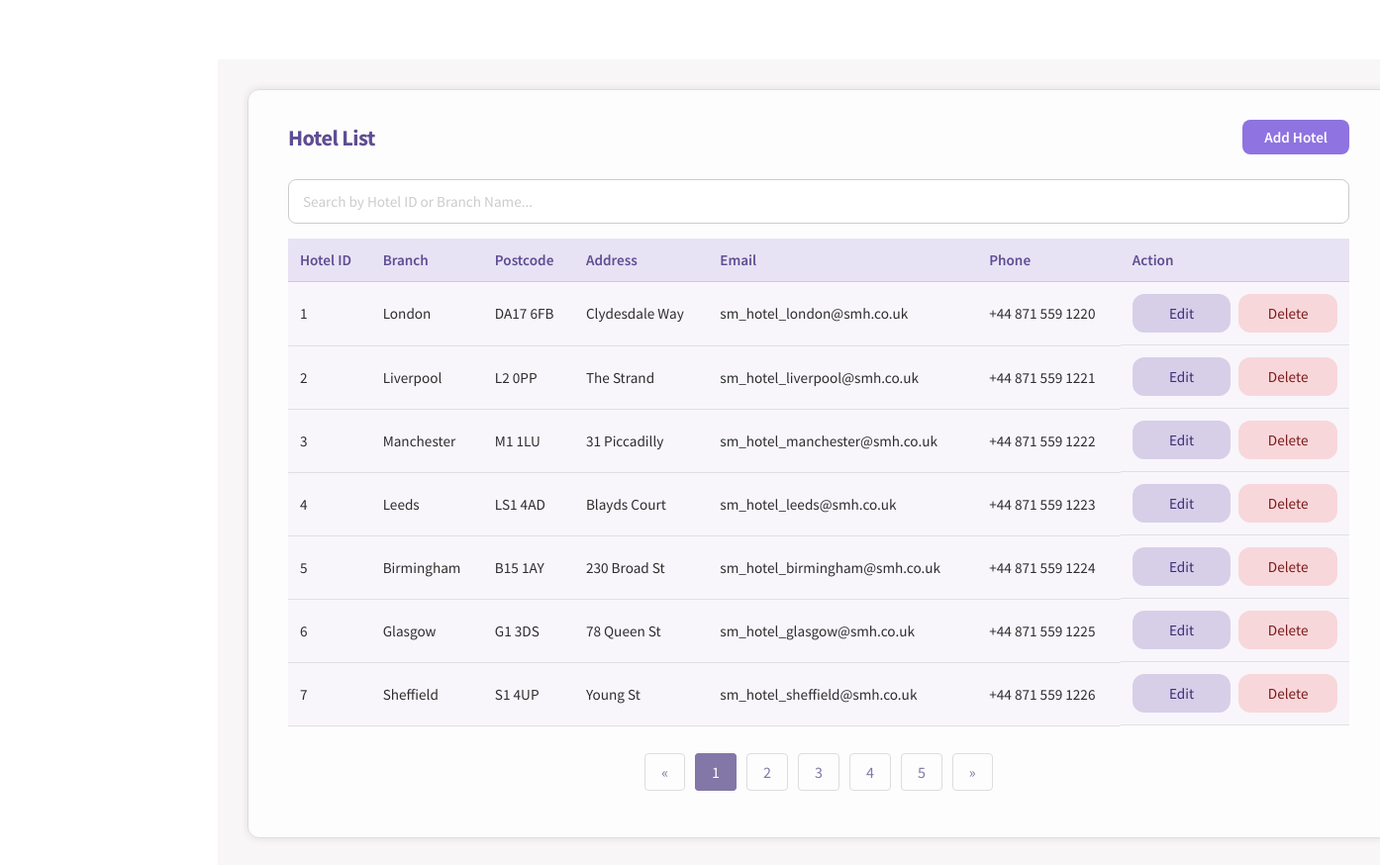
The app's page /hotel.php with its own data.
### tables this page shows
CREATE TABLE HOTEL(
HOTEL_ID INTEGER NOT NULL PRIMARY KEY AUTOINCREMENT,
HOTEL_NAME TEXT NOT NULL,
HOTEL_ADDRESS TEXT NOT NULL,
CITY TEXT NOT NULL,
POSTCODE TEXT NOT NULL,
HOTEL_TELNO TEXT NOT NULL UNIQUE,
HOTEL_EMAIL TEXT NOT NULL UNIQUE
);

### functions.php (the view, shortened to what this page needs)
<?php
function createDB()
{
    $db = new SQLite3('hotelSQL.db');
    $db->exec("PRAGMA foreign_keys = ON");
    return $db;
}
function HotelList($editingId = null)
{
    $db = createDB();
    $select_query = "SELECT * FROM HOTEL";
    $result = $db->query($select_query);
    while ($row = $result->fetchArray(SQLITE3_ASSOC)) {
        if ($editingId == $row['HOTEL_ID']) {
            echo "<form method='post'><tr>";
            echo "<td>" . $row['HOTEL_ID'] . "</td>";
            echo "<input type='hidden' name='hotel-id' value='" . $row['HOTEL_ID'] . "'>";
            echo "<td>
                    <input type='text' name='city'
                           value='" . htmlspecialchars($row['CITY']) . "' required>
                  </td>";
            echo "<td>
                    <input type='text' name='postcode'
                           value='" . htmlspecialchars($row['POSTCODE']) . "' required>
                  </td>";
            echo "<td>
                    <input type='text' name='address'
                           value='" . htmlspecialchars($row['HOTEL_ADDRESS']) . "' required>
                  </td>";
            echo "<td>
                    <input type='email' name='email'
                           value='" . htmlspecialchars($row['HOTEL_EMAIL']) . "' required>
                  </td>";
            echo "<td>
                    <input type='text' name='tel-no'
                           value='" . htmlspecialchars($row['HOTEL_TELNO']) . "' required>
                  </td>";
            echo "<td>
                    <input type='submit' class='submit-btn' name='save' value='Save'>
                    <input type='submit' class='delete-button-in-list' name='cancel' value='Cancel'>
                  </td>";
            echo "</tr></form>";
        } else {
            echo "<form method='post'><tr>";
            echo "<td>" . $row['HOTEL_ID'] . "</td>";
            echo "<td>" . $row['CITY'] . "</td>";
            echo "<td>" . $row['POSTCODE'] . "</td>";
            echo "<td>" . $row['HOTEL_ADDRESS'] . "</td>";
            echo "<td>" . $row['HOTEL_EMAIL'] . "</td>";
            echo "<td>" . $row['HOTEL_TELNO'] . "</td>";
            echo "<td>
                    <input type='hidden' name='hotel-id' value='" . $row['HOTEL_ID'] . "'>
                    <input type='submit' class='edit-button-in-list' name='edit' value='Edit'>
                    <input type='submit' class='delete-button-in-list' name='delete' value='Delete'>
                  </td>";
            echo "</tr></form>";
        }
    }
}
?>

### style.css (style rules this page uses)
html, body { margin: 0; padding: 0; box-sizing: border-box; }
*, *::before, *::after { box-sizing: inherit; }
* { font-family: "Source Sans Pro", Helvetica, sans-serif; }
input::placeholder { color: #ccc; }
.base-table td { padding: 12px; border-bottom: 1px solid #e0e0e0; }
.base-table td:last-child { display: flex; justify-content: flex-start; align-items: center; gap: 8px; }
.base-table tr:nth-child(even) { background-color: #f8f6fb; }
.add-container input { padding: 10px; border: 1px solid #ccc; border-radius: 8px; font-size: 0.95rem; background-color: #fff; transition: border-color 0.3s, box-shadow 0.3s; }
.add-container td input[type="submit"] { padding: 10px 28px; border: none; border-radius: 12px; font-size: 0.95rem; font-weight: 500; cursor: pointer; }
.add-container .edit-button-in-list { background-color: #d7cfe8; color: #3b2d75; }
.add-container .delete-button-in-list { background-color: #f8d7da; color: #7a1c1c; }
.base-form input, .add-container input, .add-container select, .base-form select { width: 50%; max-width: 100%; }

### records on screen
hotel: HOTEL_ID "1", CITY "London", POSTCODE "DA17 6FB", HOTEL_ADDRESS "Clydesdale Way", HOTEL_EMAIL "sm_hotel_london@smh.co.uk", HOTEL_TELNO "+44 871 559 1220"
hotel: HOTEL_ID "2", CITY "Liverpool", POSTCODE "L2 0PP", HOTEL_ADDRESS "The Strand", HOTEL_EMAIL "sm_hotel_liverpool@smh.co.uk", HOTEL_TELNO "+44 871 559 1221"
hotel: HOTEL_ID "3", CITY "Manchester", POSTCODE "M1 1LU", HOTEL_ADDRESS "31 Piccadilly", HOTEL_EMAIL "sm_hotel_manchester@smh.co.uk", HOTEL_TELNO "+44 871 559 1222"
hotel: HOTEL_ID "4", CITY "Leeds", POSTCODE "LS1 4AD", HOTEL_ADDRESS "Blayds Court", HOTEL_EMAIL "sm_hotel_leeds@smh.co.uk", HOTEL_TELNO "+44 871 559 1223"
hotel: HOTEL_ID "5", CITY "Birmingham", POSTCODE "B15 1AY", HOTEL_ADDRESS "230 Broad St", HOTEL_EMAIL "sm_hotel_birmingham@smh.co.uk", HOTEL_TELNO "+44 871 559 1224"
hotel: HOTEL_ID "6", CITY "Glasgow", POSTCODE "G1 3DS", HOTEL_ADDRESS "78 Queen St", HOTEL_EMAIL "sm_hotel_glasgow@smh.co.uk", HOTEL_TELNO "+44 871 559 1225"
hotel: HOTEL_ID "7", CITY "Sheffield", POSTCODE "S1 4UP", HOTEL_ADDRESS "Young St", HOTEL_EMAIL "sm_hotel_sheffield@smh.co.uk", HOTEL_TELNO "+44 871 559 1226"
